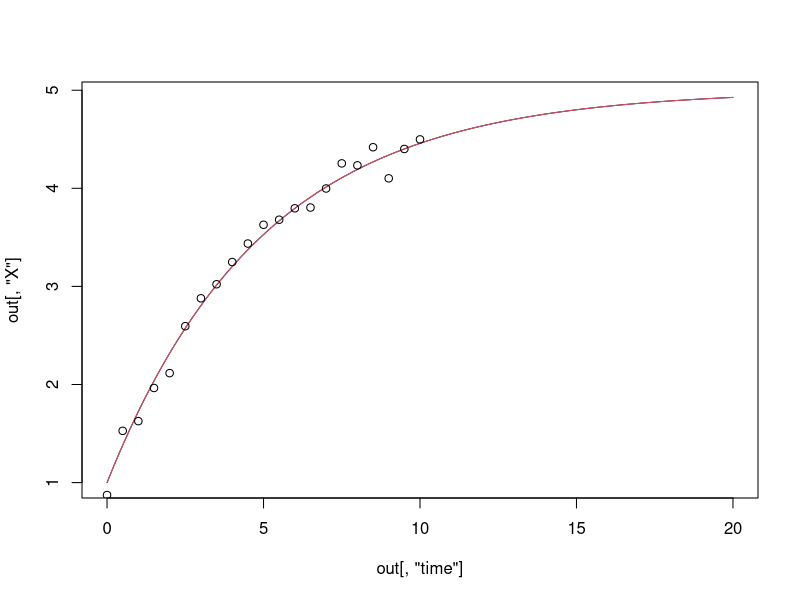

The R script that drew this image:
library(deSolve)

# set up linear ODE --------------------------------------------------------

parameters <- c(a=1, b=-0.2)
state <- c(X = 1)

linearModel <- function(t, state, parameters) {
  with(as.list(c(state, parameters)), {
    Xdt <- a + b * X
    list(c(Xdt))
  })
}

times <- seq(0, 20, by = 0.05)
out <- ode(y = state, times = times, func = linearModel, parms = parameters)
plot(out[,"time"], out[, "X"], type="l")


# analytical solution for ODE ---------------------------------------------


XfunAnalytic <- function(t, par){
  par[1] + par[2] * exp(par[3] * t)
}

par.true <- with(as.list(c(state, parameters)), {
  c(-a/b, X+a/b, b)
})


Xfunc <- function(t) XfunAnalytic(t, par.true)
plot.function(Xfunc, 0, 20, col=2, add=TRUE)


# simulate observations --------------------------------------------------
nobs <- 21
tI <- seq(0, 10, length=nobs)
y <- rnorm(length(tI))*0.1 + Xfunc(tI)

points(tI, y)

# frequentist inference ------------------------------------------------------

mse <- function(par){
  mean((y - XfunAnalytic(tI, par))^2)
}

frequentist <- optim(par.true, mse, method = "BFGS")
sigmaEst <- sqrt(frequentist$value)

llik <- function(par){
  sum(dnorm(y, XfunAnalytic(tI, par), sigmaEst, log = TRUE))
}

frequentist <- optim(frequentist$par, llik, method = "BFGS", hessian = TRUE, 
                     control = list(fnscale = -1))

parEst <- frequentist$par
varMat <- solve(-frequentist$hessian)
sqrt(diag(varMat))

(parEst - par.true)/sqrt(diag(varMat))
